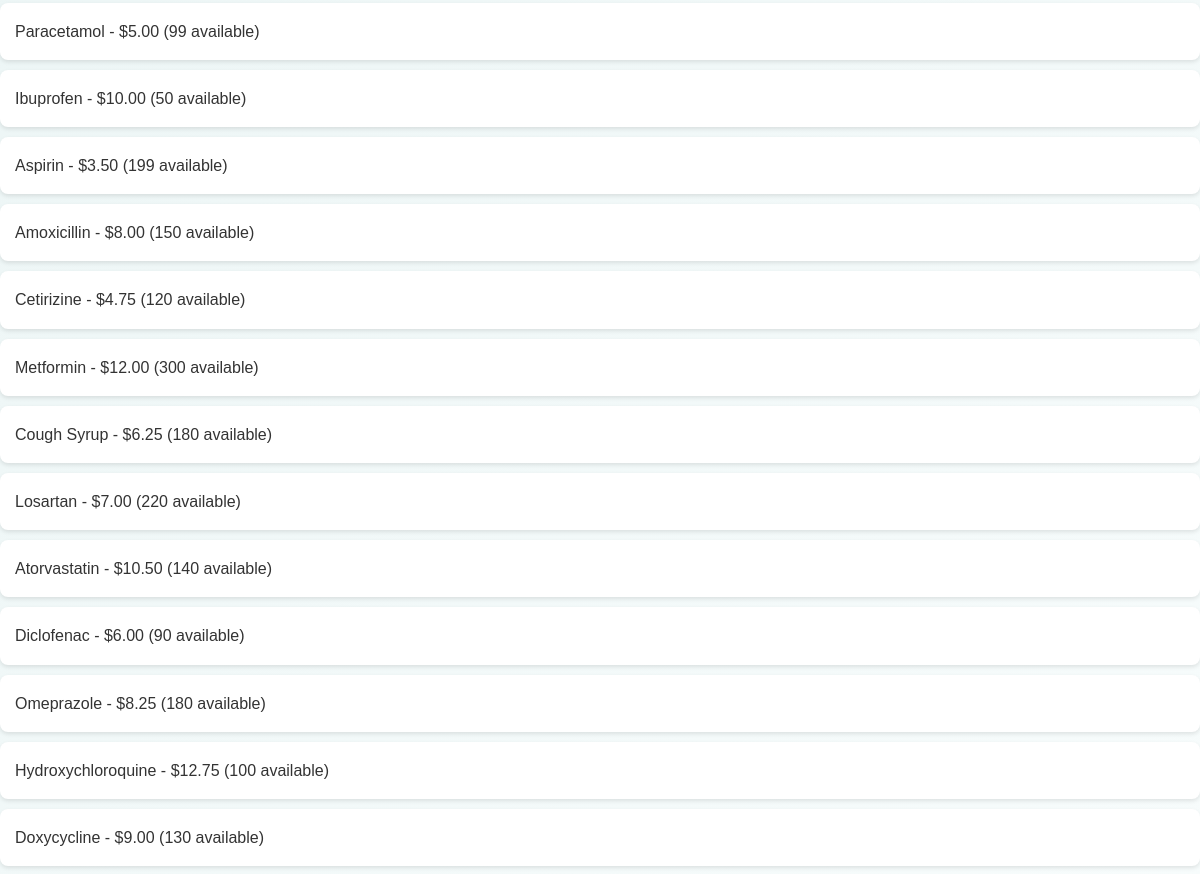
/drugs/drugs/ (middle part), run on an earlier commit of the app's database.
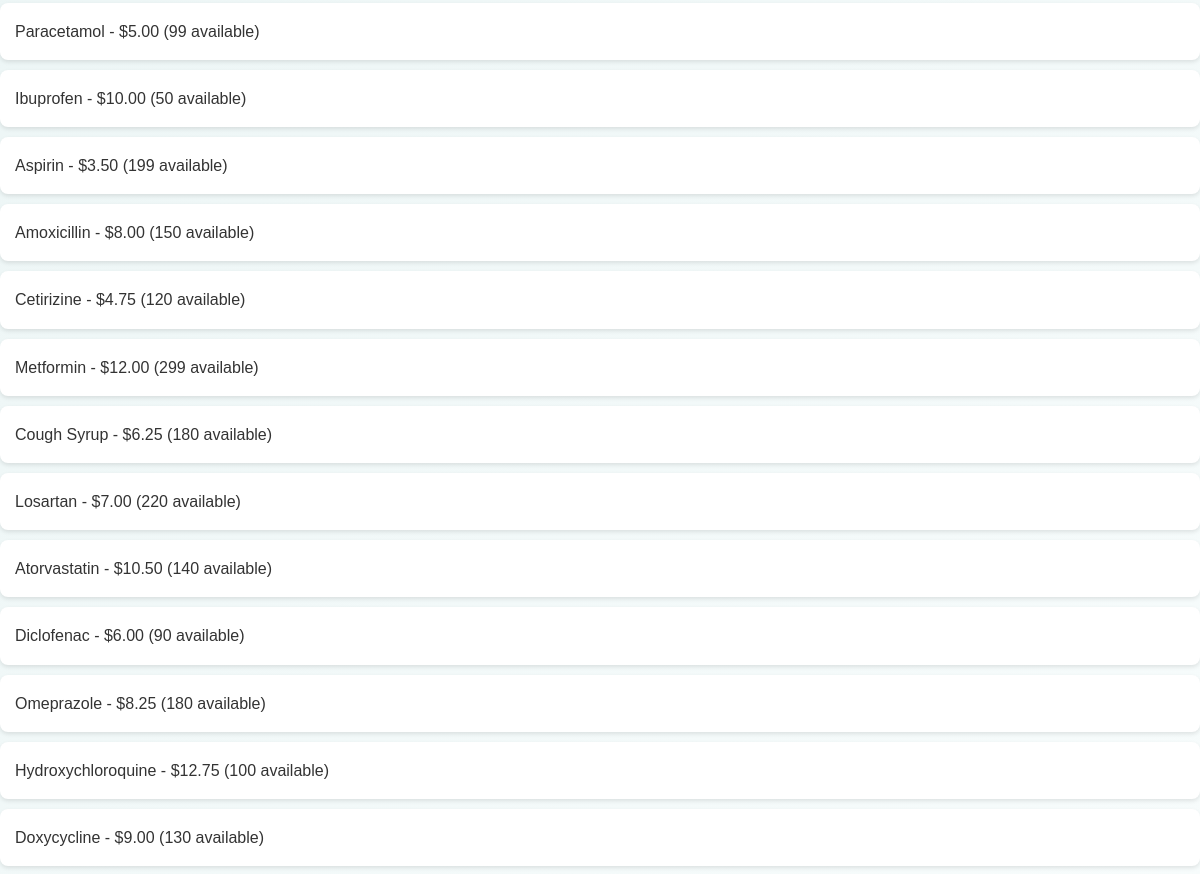
And on a later commit of the database.
### drugs/models.py (models this page shows, shortened)
class Drug(models.Model):
    name = models.CharField(max_length=200, unique=True)
    category = models.CharField(max_length=100)
    description = models.TextField(blank=True, null=True)
    manufacturer = models.CharField(max_length=200)
    expiry_date = models.DateField(null=True, blank=True)  # Allow NULL for expiry_date
    price = models.DecimalField(max_digits=10, decimal_places=2)
    stock_quantity = models.PositiveIntegerField(default=0)
    minimum_stock = models.PositiveIntegerField(default=10)
    created_at = models.DateTimeField(auto_now_add=True)
    updated_at = models.DateTimeField(auto_now=True)

### drugs/views.py (the view)
# urls.py: path('drugs/', drug_list_view, name='drug_list'),
def drug_list_view(request):
    drugs = Drug.objects.all()
    is_admin = request.user.is_staff
    is_patient = request.user.groups.filter(name='Patients').exists()
    print(f"User: {request.user}")
    print(f"Is Admin: {is_admin}")
    print(f"Is Patient: {is_patient}")
    return render(request, 'drugs/drug_list.html', {'drugs': drugs, 'is_admin': is_admin, 'is_patient': is_patient})

### drugs/templatetags/custom_filters.py (called while the page is built)
@register.filter
def is_admin(user):
    return user.groups.filter(name='Admin').exists()

### drugs/templates/drugs/drug_list.html (shortened to what this page needs)
{% extends 'base.html' %}
{% load static %}
{% load custom_filters %}
{% block content %}
  {% if drugs %}
    <ul>
      {% for drug in drugs %}
        <li>
          {{ drug.name }} - ${{ drug.price }} ({{ drug.stock_quantity }} available)
        </li>
      {% endfor %}
    </ul>
  {% else %}
    <p>No drugs available.</p>
  {% endif %}
{% endblock %}
{% block extra_css %}
  <link rel="stylesheet" href="{% static 'css/drugs.css' %}">
{% endblock %}

What changed in the data, as far as the page shows it:
changed Drug "Metformin": stock_quantity "300" → "299"
